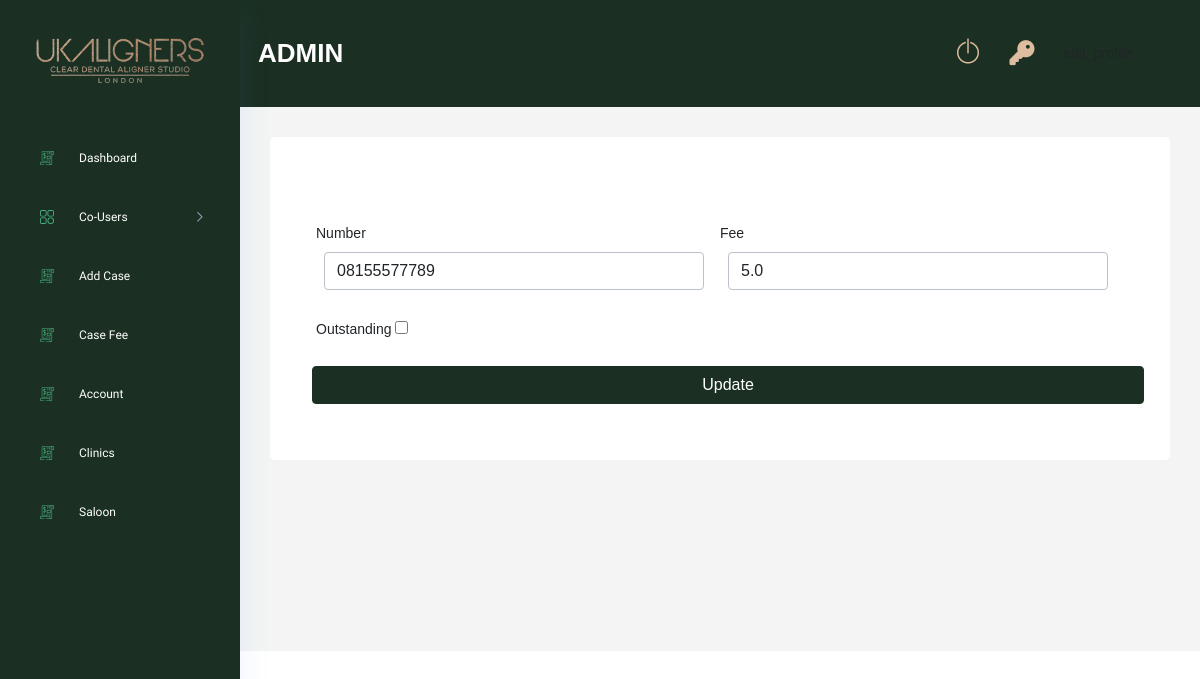
/edit-manager/8/ (signed in), run on the app's committed database.
### Users/models.py (models this page shows, shortened)
class Account(AbstractBaseUser):
    email 					= models.EmailField(verbose_name="email", max_length=60, unique=True)
    username 				= models.CharField(max_length=30)
    date_joined				= models.DateTimeField(verbose_name='date joined', auto_now_add=True)
    last_login				= models.DateTimeField(verbose_name='last login', auto_now=True)
    is_active				= models.BooleanField(default=True)
    is_staff				= models.BooleanField(default=False)
    is_superuser			= models.BooleanField(default=False)
    is_admin				= models.BooleanField(default=False)
    is_manager   			= models.BooleanField(default=False)
    is_planner   			= models.BooleanField(default=False)
    is_technician   		= models.BooleanField(default=False)
    is_dentist      		= models.BooleanField(default=False)
    is_salon           		= models.BooleanField(default=False)
    is_individual     		= models.BooleanField(default=False)
    hide_email				= models.BooleanField(default=True)
    USERNAME_FIELD = 'email'
    REQUIRED_FIELDS = ['username']
    objects = MyAccountManager()

### ManagerRoll/models.py (models this page shows, shortened)
class Manager(models.Model):
    user                    = models.OneToOneField(Users, on_delete=models.CASCADE)
    number                  = models.CharField(max_length=150,null=True,blank=True)
    fee                     = models.FloatField(null=True,blank=True)
    outstanding             = models.BooleanField(default=False)
    class Meta:
        verbose_name_plural = "Managers"

### AdminRoll/views.py (the view)
# urls.py: path('edit-manager/<int:id>/',views.edit_manager, name='edit_manager'),
@login_required(login_url='login')
def edit_manager(request,id):
    if request.user.is_admin:
        manager_obj = Manager.objects.get(id=id)
        form = ManagerForm(instance=manager_obj)
        if request.method == "POST":
            form = ManagerForm(request.POST, instance=manager_obj)
            if form.is_valid():
                form.save()
                return redirect('AdminRoll:manager_list')
        context = {
            'manager_obj':manager_obj,
            'form':form
        }
        return render(request,'adminRoll/manager_edit.html',context)
    else:
        return redirect('login')

### ManagerRoll/forms.py
class ManagerForm(ModelForm):
    class Meta:
        model = Manager
        exclude = ('user',)

### AdminRoll/templates/adminRoll/manager_edit.html (shortened to what this page needs)
{% extends 'base.html' %}
{% load static %}
{% block content %}
<div class="main_content_iner ">
    <div class="container-fluid p-0">
        <div class="row justify-content-center">
            <div class="col-lg-12">
                <div class="white_card card_height_100 mb_30">
                    <div class="white_card_header">
                    </div>
                    <div class="white_card_body">
                        <div class="card-body">
                            <form method="post" action="">{% csrf_token %}
                                <div class="row">
                                    <div class="row" id="more_flights">
                                        <div class="col-6">
                                            <div id="inputContainer">
                                                <br>
                                                <label>Number</label>
                                                <input type="text" {% if manager_obj.number %} value="{{ manager_obj.number }}" {% endif %} class="form-control m-2" placeholder="Contact number"
                                                    name="number">
                                            </div>
                                        </div>
                                        <div class="col-6">
                                            <div id="inputContainer">
                                                <br>
                                                <label>Fee</label>
                                                <input type="number" step="0.1" {% if manager_obj.fee %} value="{{ manager_obj.fee }}" {% endif %} class="form-control m-2" placeholder="Enter fee"
                                                    name="fee">
                                            </div>
                                        </div>
                                    </div>
                                </div>
                                <div class="row">
                                    <div class="row" id="more_flights">
                                        <div class="col-6">
                                            <div id="inputContainer">
                                                <br>
                                                <label>Outstanding</label>
                                                {% if manager_obj.outstanding == True %}
                                                <input type="checkbox" name="outstanding" checked>
                                                {% else %}
                                                <input type="checkbox" name="outstanding">
                                                {% endif %}
                                            </div>
                                        </div>
                                    </div>
                                    <button class="btn btn-primary mt-3 ms-2" type="submit" value="Create">Update
                                    </button>
                                </div>
                            </form>
                        </div>
                    </div>
                </div>
            </div>
        </div>
    </div>
</div>
{% endblock %}

### templates/layout/navbar.html (shortened to what this page needs)
{% load static %}
<div class="container-fluid g-0">
    <div class="row">
        <div class="col-lg-12 p-0 ">
            <div class="header_iner d-flex justify-content-between align-items-center"
                 style="background: rgb(27, 48, 34)">
                <div class="serach_field-area d-flex align-items-center">
                    <div>
                        <h3 class="mt-2" style="color: white;text-transform: uppercase;">{{ request.user.username }}</h3>
                    </div>
                </div>
                <div class="header_right d-flex justify-content-between align-items-center">
                    <div class="header_notification_warp d-flex align-items-center">
                        <li>
                            <a class="" style="color: #DDBC9FFF" href="{% url 'logout' %}"> <i
                                    class="ti-power-off" style="font-size:25px"></i></a>
                        </li>
                        <li>
                            <a class="" style="color: #DDBC9FFF" href="{% url 'password_reset' %}"> <i
                                    class="fa fa-key"
                                    aria-hidden="true" style="font-size:25px"></i></a>
                        </li>
                        <li>
                        </li>
                    </div>
                </div>
            </div>
        </div>
    </div>
</div>

### data on the page
Account: user.username "ADMIN"
Manager: number "08155577789", fee "5.0"
